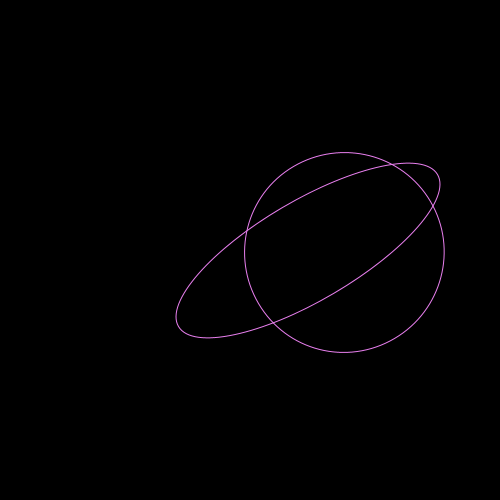
Frame 1 (no input)
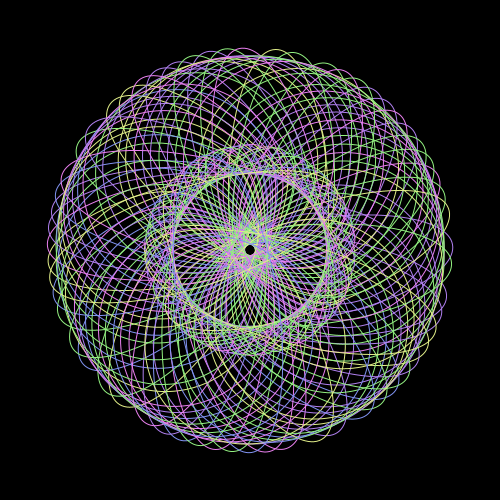
Frame 60 (the mouse pressed at the canvas centre just before this capture)
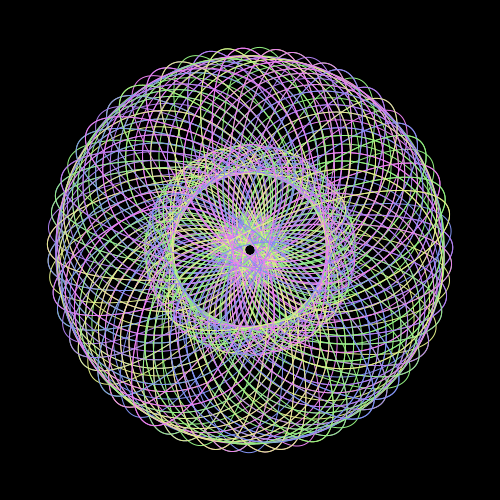
Frame 120 (the mouse held since frame 60 and released just before this capture)

The Processing sketch that drew these frames (run headless with seeded random() and noise(); from frame 60 on, the mouse is pressed at the canvas centre):

// Processing sketch: processing_69557
// ── processing_69557.pde

float radius = 100;
float angle = 0;
color pastelColor;



void setup() {
  size(500, 500);
  background(0);
  noFill();
}

void draw() {
  smooth();
  translate(width/2, height/2);
  rotate(radius);
   int pastel = int(random(5));
  if (pastel == 0) { pastelColor = color (146,240,128); //green
  } else if (pastel == 1) { pastelColor = color (176,128,240); //purple
  } else if (pastel == 2) { pastelColor = color (225,238,136); //yellow
  } else if (pastel == 3) { pastelColor = color (234,128,240); //red
  } else if (pastel == 4) { pastelColor = color (128,146,240); //blue
  }
  stroke (pastelColor);
  arc(80, 50, 200, 200, HALF_PI*radius, PI*radius);
  arc(50, 30, 300, 100, PI+QUARTER_PI*radius, TWO_PI*radius);

  if (angle>300) {  
    noLoop();
  } 
  else {
    radius=radius+10;
    angle++;
  }
}
